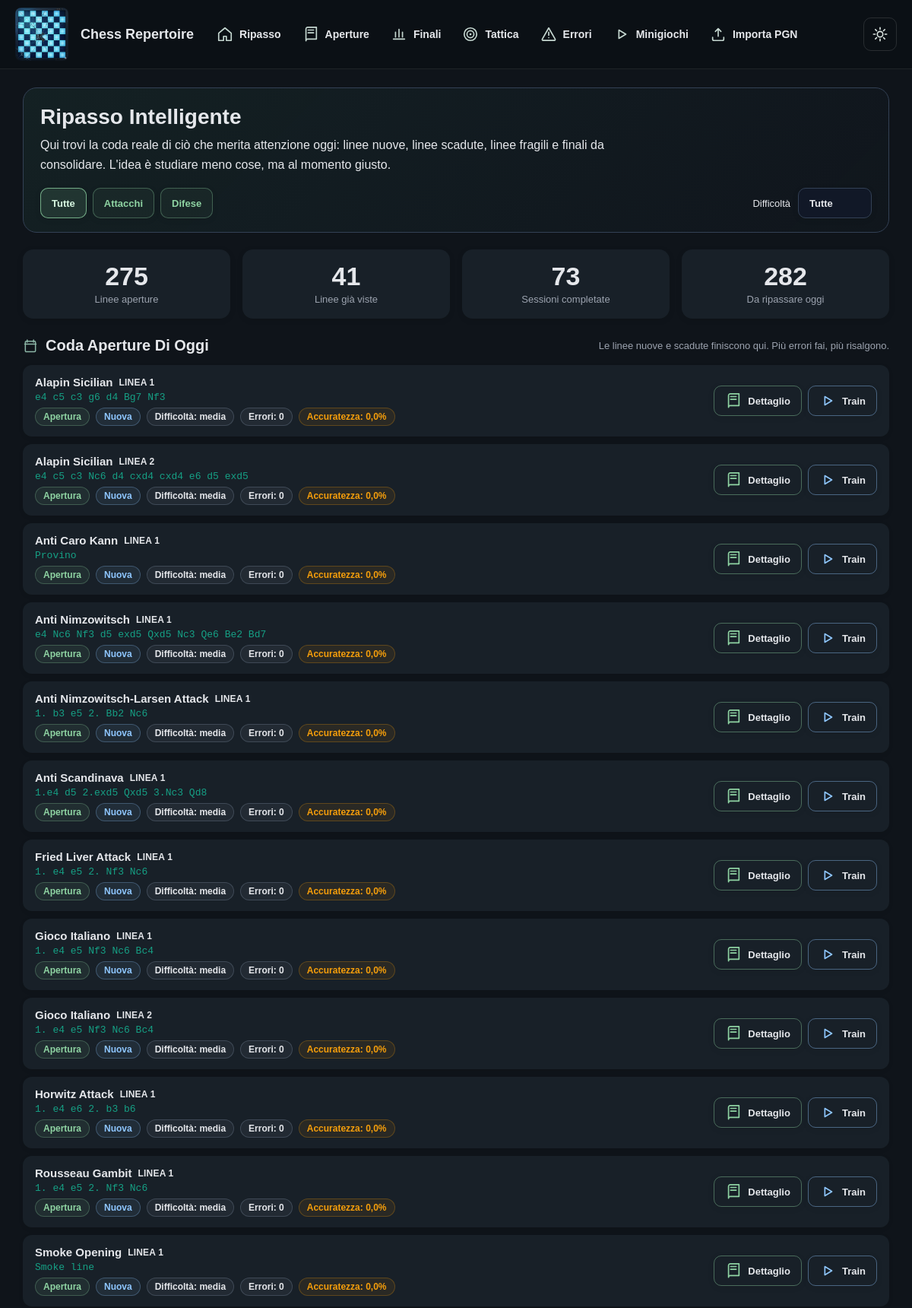
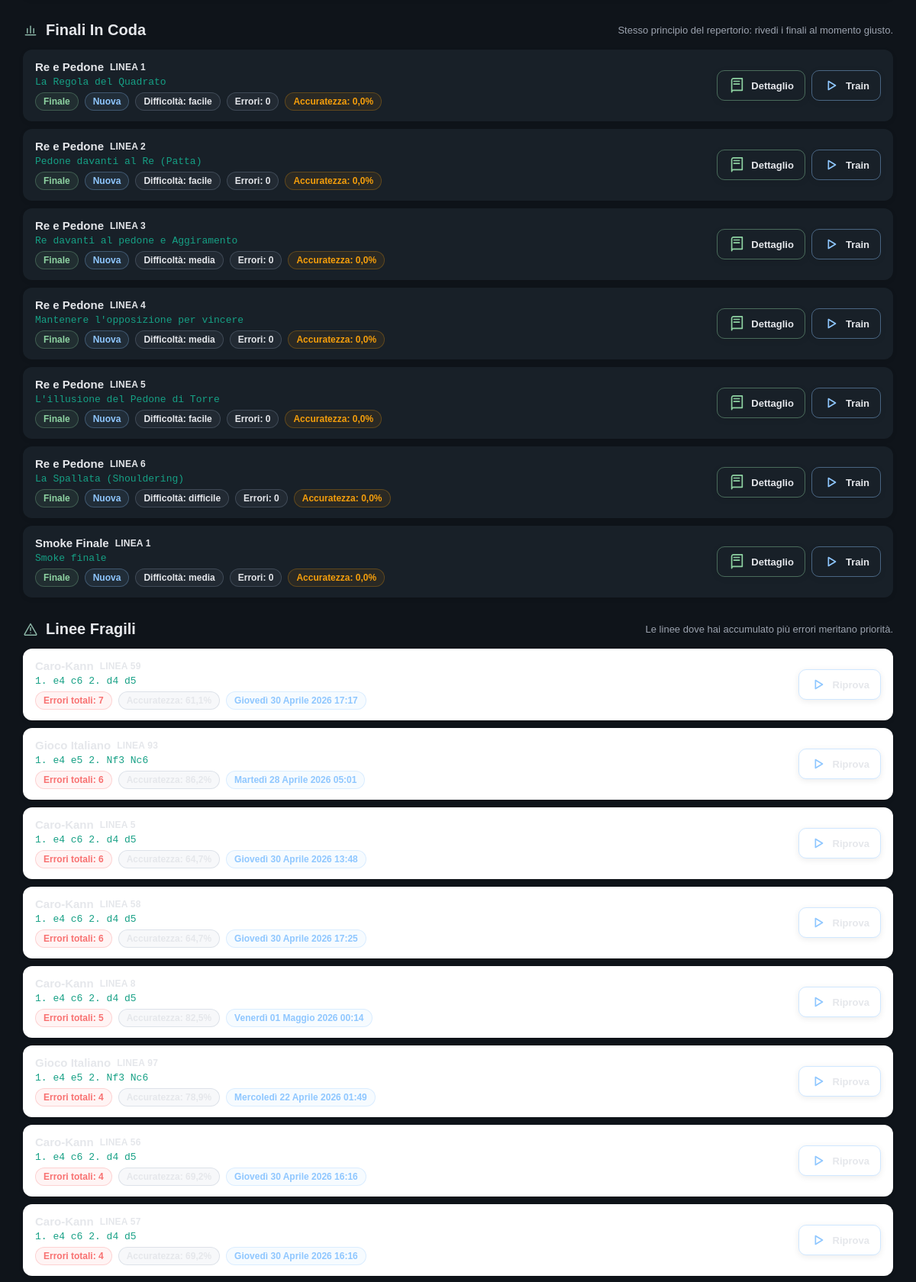
Screenshot of /ripasso/ (upper part) with the database file from the repository (2 pictures, top to bottom).
### repertoire/models.py (models this page shows, shortened)
class OpeningRoot(models.Model):
    nome = models.CharField(max_length=100, unique=True)
    moves = models.CharField(max_length=50, blank=True, null=True)
    descrizione = models.TextField(blank=True, null=True)
    difesa = models.BooleanField(default=False)
    preferito = models.BooleanField(default=False)
    class Meta:
        ordering = ["nome"]

class ReviewFieldsMixin(models.Model):
    completamenti = models.PositiveIntegerField(default=0)
    last_reviewed = models.DateTimeField(blank=True, null=True)
    due_at = models.DateTimeField(blank=True, null=True)
    review_attempts = models.PositiveIntegerField(default=0)
    mistakes = models.PositiveIntegerField(default=0)
    accuracy = models.FloatField(default=0)
    class Meta:
        abstract = True

class OpeningLine(ReviewFieldsMixin, models.Model):
    root = models.ForeignKey("OpeningRoot", on_delete=models.CASCADE, related_name="linee")
    numero = models.PositiveIntegerField(default=0, null=True, blank=True)
    titolo = models.CharField(max_length=200, blank=True, null=True)
    pgn = models.TextField()
    note = models.TextField(blank=True, null=True)
    flipped = models.BooleanField(default=False)
    difficolta = models.CharField(max_length=20, choices=DIFFICOLTA_CHOICES, default="media", blank=True)
    parent = models.ForeignKey(
        "self",
        null=True,
        blank=True,
        on_delete=models.SET_NULL,
        related_name="varianti",
    )
    class Meta:
        ordering = ["numero"]

class FinaleCapitolo(models.Model):
    nome = models.CharField(max_length=100, unique=True)
    descrizione = models.TextField(blank=True, null=True)
    ordine = models.PositiveIntegerField(default=0)
    fen_preview = models.TextField(
        blank=True,
        null=True,
        help_text="FEN per la miniatura del capitolo. Se vuoto, usa la prima linea.",
    )
    class Meta:
        ordering = ["ordine", "nome"]

class FinaleLine(ReviewFieldsMixin, models.Model):
    capitolo = models.ForeignKey(FinaleCapitolo, on_delete=models.CASCADE, related_name="linee")
    numero = models.PositiveIntegerField(default=0, null=True, blank=True)
    titolo = models.CharField(max_length=200, blank=True, null=True)
    fen_start = models.TextField()
    pgn = models.TextField()
    note = models.TextField(blank=True, null=True)
    flipped = models.BooleanField(default=False)
    difficolta = models.CharField(max_length=20, choices=DIFFICOLTA_CHOICES, default="media", blank=True)
    parent = models.ForeignKey(
        "self",
        null=True,
        blank=True,
        on_delete=models.SET_NULL,
        related_name="varianti",
    )
    class Meta:
        ordering = ["numero"]

### repertoire/views.py (the view)
# urls.py: 2. Add a URL to urlpatterns:  path('', views.home, name='home')
def home(request):
    filtro = request.GET.get("filtro", "tutti")
    if filtro not in ("tutti", "attacchi", "difese"):
        filtro = "tutti"
    difficolta = request.GET.get("difficolta", "tutte")
    if difficolta not in ("tutte", "facile", "media", "difficile"):
        difficolta = "tutte"
    now = timezone.now()
    opening_lines = OpeningLine.objects.filter(_numbered_line_filter())
    numbered_related_lines = _numbered_related_line_filter("linee__")
    total_lines = opening_lines.count()
    lines_studied = opening_lines.filter(completamenti__gt=0).count()
    total_completions = opening_lines.aggregate(total=Sum("completamenti"))["total"] or 0
    due_opening_count = OpeningLine.objects.filter(_numbered_line_filter()).filter(_line_due_filter(now)).count()
    due_final_count = FinaleLine.objects.filter(_numbered_line_filter()).filter(_line_due_filter(now)).count()
    openings = OpeningRoot.objects.annotate(
        total=Count("linee", filter=numbered_related_lines, distinct=True),
        studied=Count(
            "linee",
            filter=numbered_related_lines & Q(linee__completamenti__gt=0),
            distinct=True,
        ),
        due=Count(
            "linee",
            filter=numbered_related_lines & _opening_due_filter(now),
            distinct=True,
        ),
    )
    if filtro == "attacchi":
        openings = openings.filter(difesa=False)
    elif filtro == "difese":
        openings = openings.filter(difesa=True)
    openings_progress = []
    for opening in openings:
        pct = round((opening.studied / opening.total) * 100) if opening.total else 0
        openings_progress.append(
            {
                "obj": opening,
                "total": opening.total,
                "studied": opening.studied,
                "due": opening.due,
                "pct": pct,
            }
        )
    openings_progress.sort(key=lambda item: (-item["due"], -item["pct"], item["obj"].nome.lower()))
    due_openings_qs = OpeningLine.objects.select_related("root").filter(_numbered_line_filter()).filter(_line_due_filter(now))
    if filtro == "attacchi":
        due_openings_qs = due_openings_qs.filter(root__difesa=False)
    elif filtro == "difese":
        due_openings_qs = due_openings_qs.filter(root__difesa=True)
    if difficolta != "tutte":
        due_openings_qs = due_openings_qs.filter(difficolta=difficolta)
    due_openings = _sort_due_entries(
        filter(None, [_serialize_due_opening_line(line) for line in due_openings_qs.order_by("due_at", "-mistakes", "numero")[:12]])
    )[:12]
    due_finals = _sort_due_entries(
        filter(
            None,
            [
                _serialize_due_finale_line(line)
                for line in FinaleLine.objects.select_related("capitolo")
                .filter(_numbered_line_filter())
                .filter(_line_due_filter(now))
                .order_by("due_at", "-mistakes", "numero")[:8]
            ],
        )
    )[:8]
    fragile_lines = list(
        OpeningLine.objects.select_related("root")
        .filter(_numbered_line_filter())
        .filter(mistakes__gt=0)
        .order_by("-mistakes", "due_at", "numero")[:8]
    )
    return render(
        request,
        "repertoire/home.html",
        {
            "total_lines": total_lines,
            "lines_studied": lines_studied,
            "total_completions": total_completions,
            "due_today_total": due_opening_count + due_final_count,
            "due_openings": due_openings,
            "due_finals": due_finals,
            "fragile_lines": fragile_lines,
            "openings_progress": openings_progress,
            "filtro": filtro,
            "difficolta": difficolta,
        },
    )

### repertoire/templates/repertoire/home.html (shortened to what this page needs)
{% extends "repertoire/base.html" %}
{% block content %}
<div class="dash">
  <div class="hero">
    <h1>Ripasso Intelligente</h1>
    <p>Qui trovi la coda reale di ciò che merita attenzione oggi: linee nuove, linee scadute, linee fragili e finali da consolidare. L'idea è studiare meno cose, ma al momento giusto.</p>
    <div class="review-toolbar">
      <div class="review-tabs">
        <a href="{% url 'ripasso' %}?filtro=tutti&difficolta={{ difficolta }}" class="review-tab {% if filtro == 'tutti' %}active{% endif %}">Tutte</a>
        <a href="{% url 'ripasso' %}?filtro=attacchi&difficolta={{ difficolta }}" class="review-tab {% if filtro == 'attacchi' %}active{% endif %}">Attacchi</a>
        <a href="{% url 'ripasso' %}?filtro=difese&difficolta={{ difficolta }}" class="review-tab {% if filtro == 'difese' %}active{% endif %}">Difese</a>
      </div>
      <form method="get" class="filter-form">
        <label for="difficultyFilter" class="section-note">Difficoltà</label>
        <select id="difficultyFilter" name="difficolta" class="filter-select" onchange="this.form.submit()">
          <option value="tutte" {% if difficolta == 'tutte' %}selected{% endif %}>Tutte</option>
        </select>
      </form>
    </div>
  </div>
  <div class="stats-grid">
    <div class="stat-card">
      <div class="num">{{ total_lines }}</div>
      <div class="label">Linee aperture</div>
    </div>
    <div class="stat-card">
      <div class="num">{{ lines_studied }}</div>
      <div class="label">Linee già viste</div>
    </div>
    <div class="stat-card">
      <div class="num">{{ total_completions }}</div>
      <div class="label">Sessioni completate</div>
    </div>
    <div class="stat-card">
      <div class="num">{{ due_today_total }}</div>
      <div class="label">Da ripassare oggi</div>
    </div>
  </div>
  <div class="section">
    <div class="section-header">
      <h2>
        <svg class="section-title-icon" aria-hidden="true"><use href="#icon-calendar"></use></svg>
        <span>Coda Aperture Di Oggi</span>
      </h2>
      <div class="section-note">Le linee nuove e scadute finiscono qui. Più errori fai, più risalgono.</div>
    </div>
    {% if due_openings %}
      <div class="due-list">
        {% for item in due_openings %}
          <div class="due-item">
            <div class="item-main">
              <div class="item-topline">
                <span class="item-title">{{ item.title }}</span>
                <span class="item-subtitle">{{ item.subtitle }}</span>
              </div>
              <div class="item-preview">{{ item.preview }}</div>
              <div class="item-meta">
                <span class="pill kind">{{ item.kind_label }}</span>
                <span class="pill status">{{ item.status }}</span>
                <span class="pill">Difficoltà: {{ item.difficulty }}</span>
                <span class="pill {% if item.mistakes > 0 %}danger{% endif %}">Errori: {{ item.mistakes }}</span>
                <span class="pill {% if item.accuracy < 75 %}warn{% endif %}">Accuratezza: {{ item.accuracy|floatformat:1 }}%</span>
              </div>
            </div>
            <div style="display:flex;gap:8px;flex-wrap:wrap;">
              <a class="btn-detail" href="{{ item.detail_url }}">
                <svg class="ui-icon" aria-hidden="true"><use href="#icon-book"></use></svg>
                <span>Dettaglio</span>
              </a>
              <a class="btn-train" href="{{ item.train_url }}">
                <svg class="ui-icon" aria-hidden="true"><use href="#icon-play"></use></svg>
                <span>Train</span>
              </a>
            </div>
          </div>
        {% endfor %}
      </div>
    {% else %}
      <div class="empty-state">
        <svg class="state-icon" aria-hidden="true"><use href="#icon-check"></use></svg>
        <p>Nessuna linea di apertura in coda con i filtri attuali.</p>
      </div>
    {% endif %}
  </div>
  <div class="section">
    <div class="section-header">
      <h2>
        <svg class="section-title-icon" aria-hidden="true"><use href="#icon-chart"></use></svg>
        <span>Finali In Coda</span>
      </h2>
      <div class="section-note">Stesso principio del repertorio: rivedi i finali al momento giusto.</div>
    </div>
    {% if due_finals %}
      <div class="due-list">
        {% for item in due_finals %}
          <div class="due-item">
            <div class="item-main">
              <div class="item-topline">
                <span class="item-title">{{ item.title }}</span>
                <span class="item-subtitle">{{ item.subtitle }}</span>
              </div>
              <div class="item-preview">{{ item.preview }}</div>
              <div class="item-meta">
                <span class="pill kind">{{ item.kind_label }}</span>
                <span class="pill status">{{ item.status }}</span>
                <span class="pill">Difficoltà: {{ item.difficulty }}</span>
                <span class="pill {% if item.mistakes > 0 %}danger{% endif %}">Errori: {{ item.mistakes }}</span>
                <span class="pill {% if item.accuracy < 75 %}warn{% endif %}">Accuratezza: {{ item.accuracy|floatformat:1 }}%</span>
              </div>
            </div>
            <div style="display:flex;gap:8px;flex-wrap:wrap;">
              <a class="btn-detail" href="{{ item.detail_url }}">
                <svg class="ui-icon" aria-hidden="true"><use href="#icon-book"></use></svg>
                <span>Dettaglio</span>
              </a>
              <a class="btn-train" href="{{ item.train_url }}">
                <svg class="ui-icon" aria-hidden="true"><use href="#icon-play"></use></svg>
                <span>Train</span>
              </a>
            </div>
          </div>
        {% endfor %}
      </div>
    {% else %}
      <div class="empty-state">
        <svg class="state-icon" aria-hidden="true"><use href="#icon-check"></use></svg>
        <p>Nessun finale in coda in questo momento.</p>
      </div>
    {% endif %}
  </div>
  <div class="section">
    <div class="section-header">
      <h2>
        <svg class="section-title-icon" aria-hidden="true"><use href="#icon-alert"></use></svg>
        <span>Linee Fragili</span>
      </h2>
      <div class="section-note">Le linee dove hai accumulato più errori meritano priorità.</div>
    </div>
    {% if fragile_lines %}
      <div class="fragile-list">
        {% for line in fragile_lines %}
          <div class="fragile-item">
            <div class="item-main">
              <div class="item-topline">
                <span class="item-title">{{ line.root.nome }}</span>
                <span class="item-subtitle">Linea {{ line.numero }}</span>
              </div>
              <div class="item-preview">{{ line.titolo|default:line.pgn }}</div>
              <div class="item-meta">
                <span class="pill danger">Errori totali: {{ line.mistakes }}</span>
                <span class="pill">Accuratezza: {{ line.accuracy|floatformat:1 }}%</span>
                <span class="pill status">{{ line.due_at|default:"Da pianificare" }}</span>
              </div>
            </div>
            <a class="btn-train" href="{% url 'line_training' line.root.id line.numero %}">
              <svg class="ui-icon" aria-hidden="true"><use href="#icon-play"></use></svg>
              <span>Riprova</span>
            </a>
          </div>
        {% endfor %}
      </div>
    {% else %}
      <div class="empty-state">
        <svg class="state-icon" aria-hidden="true"><use href="#icon-check"></use></svg>
        <p>Per ora non ci sono linee con errori accumulati.</p>
      </div>
    {% endif %}
  </div>
</div>
{% endblock %}

### rows the page displays
OpeningRoot: title "Alapin Sicilian" "Alapin Sicilian"
OpeningLine: difficulty "media", accuracy "0,0"
OpeningLine: difficulty "media", accuracy "0,0"
OpeningRoot: title "Anti Caro Kann"
OpeningLine: preview "Provino", difficulty "media", accuracy "0,0"
OpeningRoot: title "Anti Nimzowitsch"
OpeningLine: difficulty "media", accuracy "0,0"
OpeningRoot: title "Anti Nimzowitsch-Larsen Attack"
OpeningLine: preview "1. b3 e5 2. Bb2 Nc6", difficulty "media", accuracy "0,0"
OpeningRoot: title "Anti Scandinava"
OpeningLine: preview "1.e4 d5 2.exd5 Qxd5 3.Nc3 Qd8", difficulty "media", accuracy "0,0"
OpeningRoot: title "Fried Liver Attack"
OpeningLine: preview "1. e4 e5 2. Nf3 Nc6", difficulty "media", accuracy "0,0"
OpeningRoot: title "Gioco Italiano" "Gioco Italiano"
OpeningLine: preview "1. e4 e5 Nf3 Nc6 Bc4", difficulty "media", accuracy "0,0"
OpeningLine: preview "1. e4 e5 Nf3 Nc6 Bc4", difficulty "media", accuracy "0,0"
OpeningRoot: title "Horwitz Attack"
OpeningLine: preview "1. e4 e6 2. b3 b6", difficulty "media", accuracy "0,0"
OpeningRoot: title "Rousseau Gambit"
OpeningLine: preview "1. e4 e5 2. Nf3 Nc6", difficulty "media", accuracy "0,0"
OpeningRoot: title "Smoke Opening"
OpeningLine: preview "Smoke line", difficulty "media", accuracy "0,0"
FinaleCapitolo: title "Re e Pedone" "Re e Pedone" "Re e Pedone" "Re e Pedone" "Re e Pedone" "Re e Pedone"
FinaleLine: preview "La Regola del Quadrato", difficulty "facile", accuracy "0,0"
FinaleLine: preview "Pedone davanti al Re (Patta)", difficulty "facile", accuracy "0,0"
FinaleLine: preview "Re davanti al pedone e Aggiramento", difficulty "media", accuracy "0,0"
FinaleLine: preview "Mantenere l'opposizione per vincere", difficulty "media", accuracy "0,0"
FinaleLine: preview "L'illusione del Pedone di Torre", difficulty "facile", accuracy "0,0"
FinaleLine: preview "La Spallata (Shouldering)", difficulty "difficile", accuracy "0,0"
FinaleCapitolo: title "Smoke Finale"
FinaleLine: preview "Smoke finale", difficulty "media", accuracy "0,0"
OpeningLine: root.nome "Caro-Kann", numero "59", titolo "1. e4 c6 2. d4 d5", mistakes "7", due_at "Giovedì 30 Aprile 2026 17:17"
OpeningLine: root.nome "Gioco Italiano", numero "93", titolo "1. e4 e5 2. Nf3 Nc6", mistakes "6", due_at "Martedì 28 Aprile 2026 05:01"
OpeningLine: root.nome "Caro-Kann", numero "5", titolo "1. e4 c6 2. d4 d5", mistakes "6", due_at "Giovedì 30 Aprile 2026 13:48"
OpeningLine: root.nome "Caro-Kann", numero "58", titolo "1. e4 c6 2. d4 d5", mistakes "6", due_at "Giovedì 30 Aprile 2026 17:25"
OpeningLine: root.nome "Caro-Kann", numero "8", titolo "1. e4 c6 2. d4 d5", mistakes "5", due_at "Venerdì 01 Maggio 2026 00:14"
OpeningLine: root.nome "Gioco Italiano", numero "97", titolo "1. e4 e5 2. Nf3 Nc6", mistakes "4", due_at "Mercoledì 22 Aprile 2026 01:49"
OpeningLine: root.nome "Caro-Kann", numero "56", titolo "1. e4 c6 2. d4 d5", mistakes "4", due_at "Giovedì 30 Aprile 2026 16:16"
OpeningLine: root.nome "Caro-Kann", numero "57", titolo "1. e4 c6 2. d4 d5", mistakes "4", due_at "Giovedì 30 Aprile 2026 16:16"

### other values shown
{{ total_lines }} "275"
{{ lines_studied }} "41"
{{ total_completions }} "73"
{{ due_today_total }} "282"
{{ item.subtitle }} "LINEA 1" "LINEA 2" "LINEA 1" "LINEA 1" "LINEA 1" "LINEA 1" "LINEA 1" "LINEA 1" "LINEA 2" "LINEA 1" "LINEA 1" "LINEA 1"
{{ item.preview }} "e4 c5 c3 g6 d4 Bg7 Nf3" "e4 c5 c3 Nc6 d4 cxd4 cxd4 e6 d5 exd5" "e4 Nc6 Nf3 d5 exd5 Qxd5 Nc3 Qe6 Be2 Bd7"
{{ item.kind_label }} "Apertura" "Apertura" "Apertura" "Apertura" "Apertura" "Apertura" "Apertura" "Apertura" "Apertura" "Apertura" "Apertura" "Apertura"
{{ item.status }} "Nuova" "Nuova" "Nuova" "Nuova" "Nuova" "Nuova" "Nuova" "Nuova" "Nuova" "Nuova" "Nuova" "Nuova"
{{ item.mistakes }} "0" "0" "0" "0" "0" "0" "0" "0" "0" "0" "0" "0"
{{ item.subtitle }} "LINEA 1" "LINEA 2" "LINEA 3" "LINEA 4" "LINEA 5" "LINEA 6" "LINEA 1"
{{ item.kind_label }} "Finale" "Finale" "Finale" "Finale" "Finale" "Finale" "Finale"
{{ item.status }} "Nuova" "Nuova" "Nuova" "Nuova" "Nuova" "Nuova" "Nuova"
{{ item.mistakes }} "0" "0" "0" "0" "0" "0" "0"
